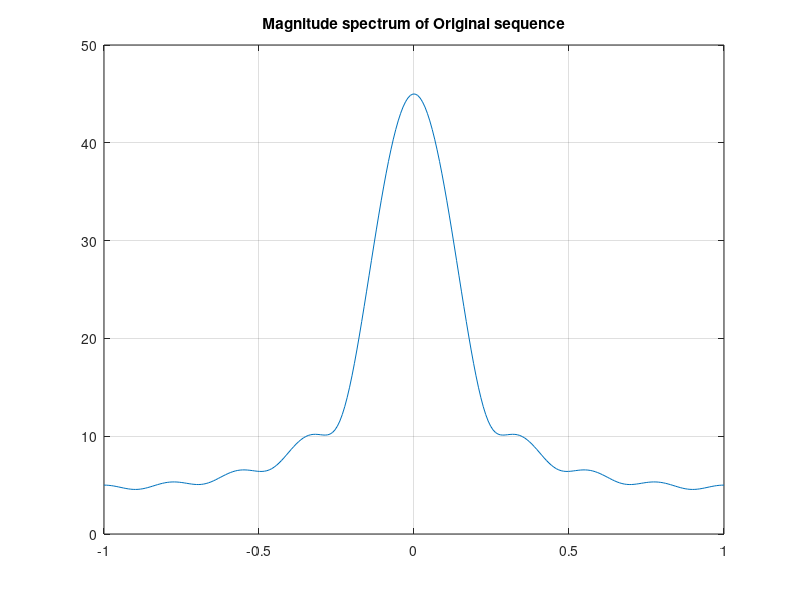
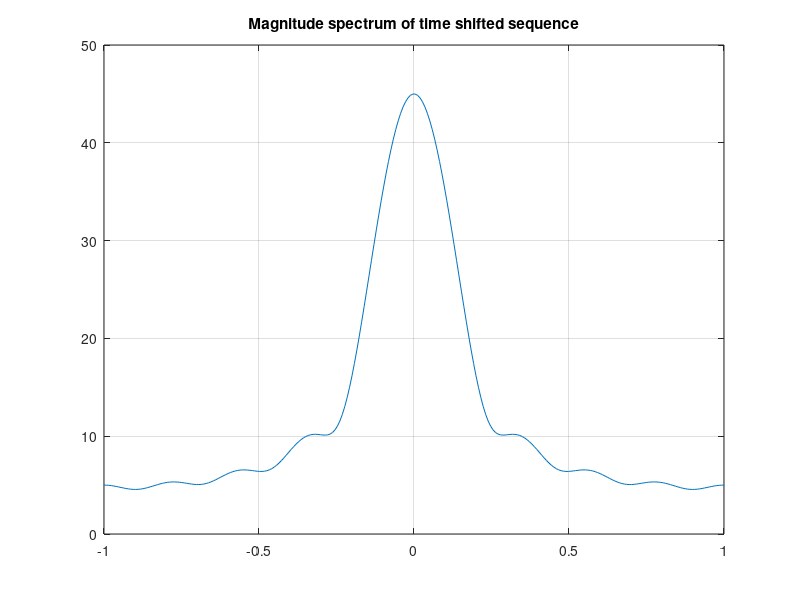
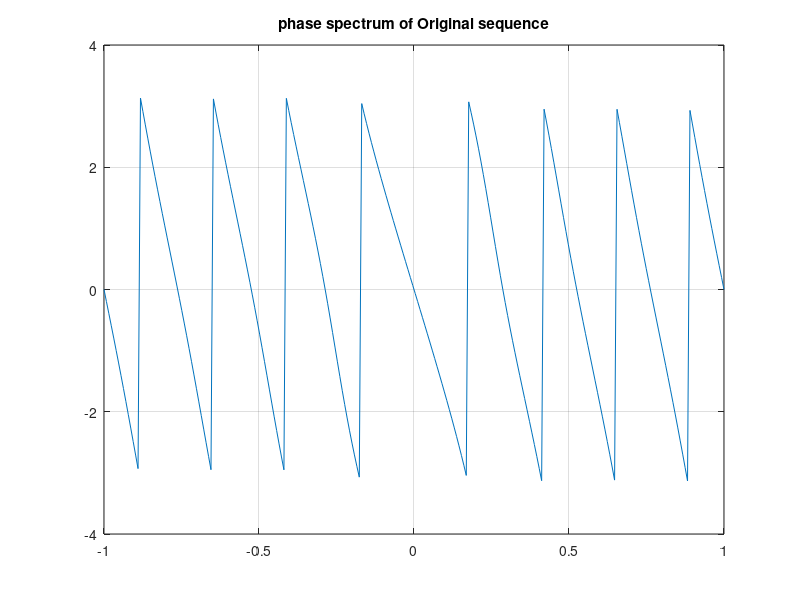
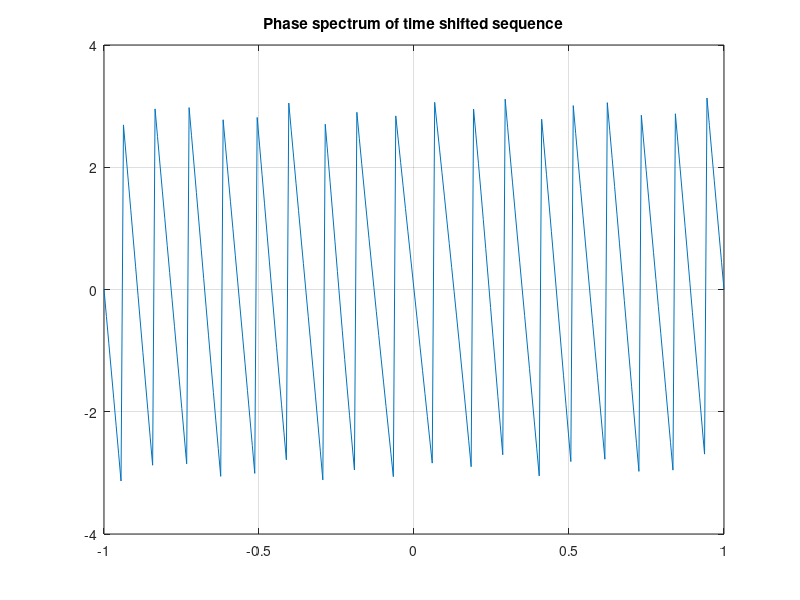

Write the MATLAB code that produced these figures, in order.
%time shiting property of DTFT
clf;
w = -pi:2*pi/255:pi; wo = 0.4*pi ; D = 10;
num = [1 2 3 4 5 6 7 8 9];
h1 = freqz(num,1,w);
h2 = freqz([zeros(1,D) num],1,w);

%magnitude of original signal
figure(1);
plot(w/pi,abs(h1));grid;
title('Magnitude spectrum of Original sequence');

%magnitude of time shifted signal
figure(2);
plot(w/pi,abs(h2));grid;
title('Magnitude spectrum of time shifted sequence');
 
%phase spectrum of orignial signal
figure(3);
plot(w/pi,angle(h1));grid;
title('phase spectrum of Original sequence');

%phase spectrum of time shifted signal
figure(4);
plot(w/pi,angle(h2));grid;
title('Phase spectrum of time shifted sequence');

%inference : time shift in time domain
%magnitude response remains intact
%and increases the frequency with which the phase varies

